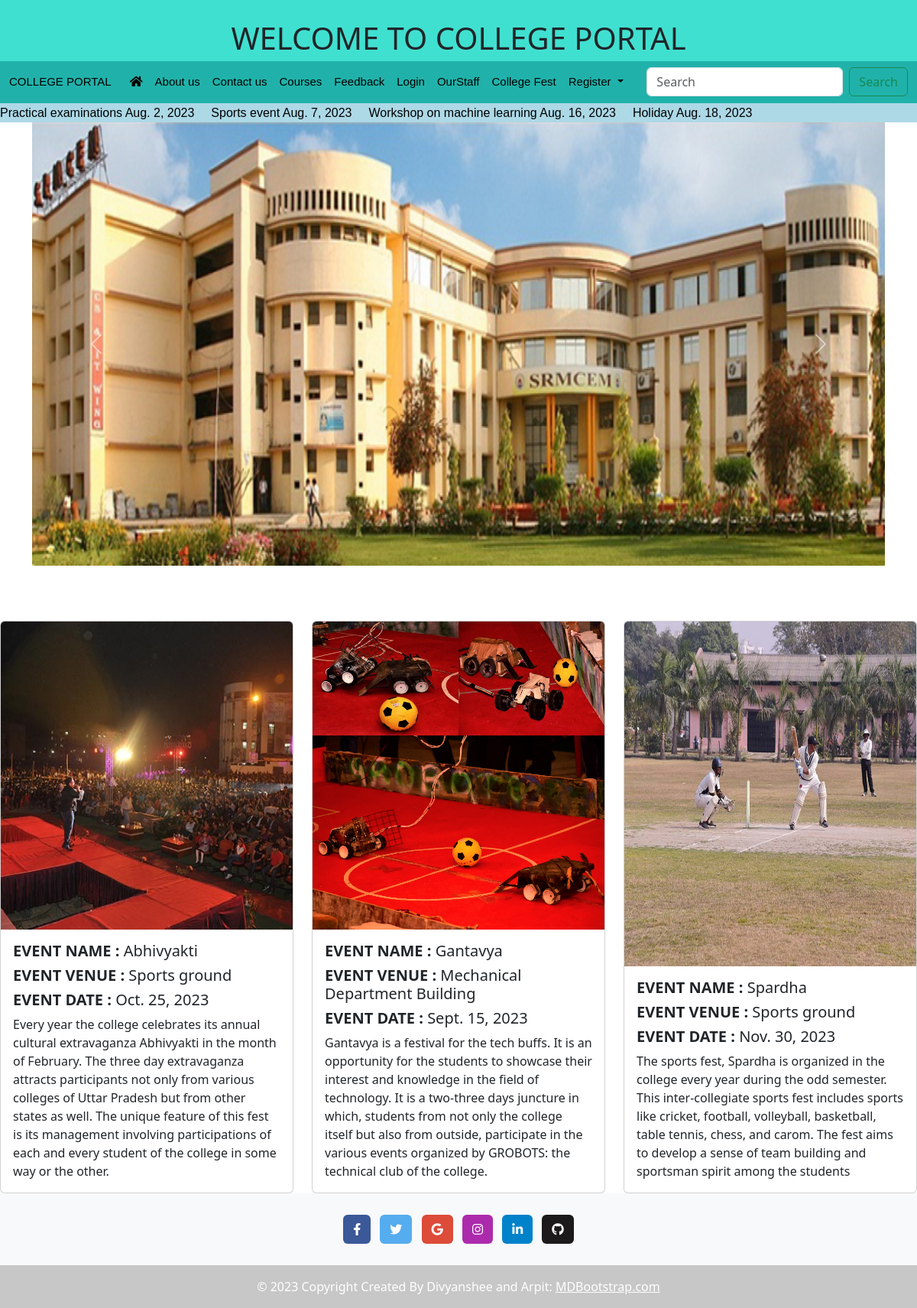
The page / on the database its author committed.
### myapp/models.py (models this page shows, shortened)
class Notice(models.Model):
    notice_contents=models.CharField(max_length=45)
    date=models.DateField(default=timezone.now)

class Event(models.Model):
    event_name=models.CharField(max_length=50)
    event_venue=models.CharField(max_length=100)
    event_pic=models.FileField(max_length=100,upload_to="myapp/event_pic",default="")
    event_description=models.TextField()
    event_date=models.DateField(default=timezone.now)

### myapp/views.py (the view)
# urls.py: path("",views.index,name="index"),
def index(request):
    notice_list=Notice.objects.all()
    event_list=Event.objects.all()
    notice_context={
        "notice_key":notice_list,
        "event_key":event_list
    }
    return render(request,"myapp/html/index.html",notice_context)

### myapp/templates/myapp/html/index.html (shortened to what this page needs)
<!DOCTYPE html>
{%load static%}
<html lang="en">
<head>
    {%include 'myapp/common/commoncss.html'%}
<body style="margin:0px;">
    <div style="width: 100%;height: 80px;background-color:turquoise;">
        <h1 style="text-align: center;line-height: 100px;margin-top: 0px;">WELCOME TO COLLEGE PORTAL</h1>
    </div>
    {%include 'myapp/common/commonheader.html'%}
    <marquee behavior="alternate" scrollamount="3" onmouseover="this.stop()" onmouseout="this.start()" style="background-color:lightblue;">
        {%for n in notice_key%}
        <span style="color:black;font-size: medium;font-family: arial;">{{n.notice_contents}} {{n.date}}&nbsp;&nbsp;&nbsp;&nbsp;</span>
        {%endfor%}
    </marquee>
    <div class="container">
        <div id="carouselExampleInterval" class="carousel slide" data-bs-ride="carousel">
            <div class="carousel-inner">
              <div class="carousel-item active" data-bs-interval="8000">
                <img src="{%static 'myapp/images/pic2.jpg'%}" class="d-block w-100" alt="..." style="height: 580px;">
              </div>
            </div>
            <button class="carousel-control-prev" type="button" data-bs-target="#carouselExampleInterval" data-bs-slide="prev">
              <span class="carousel-control-prev-icon" aria-hidden="true"></span>
            </button>
            <button class="carousel-control-next" type="button" data-bs-target="#carouselExampleInterval" data-bs-slide="next">
              <span class="carousel-control-next-icon" aria-hidden="true"></span>
            </button>
          </div>
    </div>
    <div class="row row-cols-1 row-cols-md-3 g-4 mt-5">
    {%for e in event_key%}
  <div class="col">
    <div class="card h-100">
      <img src="/media/{{e.event_pic}}" class="card-img-top"
        alt="Hollywood Sign on The Hill" style="width: 100%;height: 100%;" />
      <div class="card-body">
        <h5 class="card-title"><span style="font-weight: bolder;">EVENT NAME : </span> {{e.event_name}}</h5>
        <h5 class="card-title"><span style="font-weight: bolder;">EVENT VENUE : </span>{{e.event_venue}}</h5>
        <h5 class="card-title"><span style="font-weight: bolder;">EVENT DATE : </span>{{e.event_date}}</h5>
        <p class="card-text">
          {{e.event_description}}
      </div>
    </div>
  </div>
{%endfor%}
</div>
    {%include 'myapp/common/commonfooter.html'%}
</body>
</html>

### myapp/templates/myapp/common/commoncss.html (shortened to what this page needs)
{%load static%}
<link href="https://cdn.jsdelivr.net/npm/bootstrap@5.3.1/dist/css/bootstrap.min.css" rel="stylesheet">
<link rel="stylesheet" href="https://cdnjs.cloudflare.com/ajax/libs/font-awesome/5.9.0/css/all.min.css" />

### myapp/templates/myapp/common/commonheader.html (shortened to what this page needs)
<nav class="navbar navbar-expand-lg" style="background-color:lightseagreen;">
    <div class="container-fluid">
      <a class="navbar-brand" href="#">COLLEGE PORTAL</a>
      <div class="collapse navbar-collapse" id="navbarSupportedContent">
        <ul class="navbar-nav me-auto mb-2 mb-lg-0">
          <li class="nav-item">
            <a class="nav-link active" aria-current="page" href="{{'/'}}"><i class='fas fa-home'></i></a>
          </li>
          <li class="nav-item">
            <a class="nav-link" href="{{'/about/'}}">About us</a>
          </li>
          <li class="nav-item">
            <a class="nav-link" href="{{'/contact/'}}">Contact us</a>
          </li>
          <li class="nav-item">
            <a class="nav-link" href="{{'/courses/'}}">Courses</a>
          </li>
          <li class="nav-item">
            <a class="nav-link" href="{{'/feedback/'}}">Feedback</a>
          </li>
          <li class="nav-item">
            <a class="nav-link" href="{{'/login/'}}">Login</a>
          </li>
          <li class="nav-item">
            <a class="nav-link" href="{{'/ourstaff/'}}">OurStaff</a>
          </li>
          <li class="nav-item">
            <a class="nav-link" href="{{'/fest/'}}">College Fest</a>
          </li>
          <li class="nav-item dropdown">
            <a class="nav-link dropdown-toggle" href="#" role="button" data-bs-toggle="dropdown" aria-expanded="false">
              Register
            </a>
          </li>
        </ul>
        <form class="d-flex" role="search">
          <input class="form-control me-2" type="search" placeholder="Search" aria-label="Search">
          <button class="btn btn-outline-success" type="submit">Search</button>
        </form>
      </div>
    </div>
  </nav>

### myapp/templates/myapp/common/commonfooter.html
<footer class="bg-light text-center text-white">
    <div class="container p-4 pb-0">
      <section class="mb-4">
        <a
          class="btn text-white btn-floating m-1"
          style="background-color: #3b5998;"
          href="#!"
          role="button"
          ><i class="fab fa-facebook-f"></i
        ></a>
        <a
          class="btn text-white btn-floating m-1"
          style="background-color: #55acee;"
          href="#!"
          role="button"
          ><i class="fab fa-twitter"></i
        ></a>
        <a
          class="btn text-white btn-floating m-1"
          style="background-color: #dd4b39;"
          href="#!"
          role="button"
          ><i class="fab fa-google"></i
        ></a>
        <a
          class="btn text-white btn-floating m-1"
          style="background-color: #ac2bac;"
          href="#"
          role="button"
          ><i class="fab fa-instagram"></i
        ></a>
        <a
          class="btn text-white btn-floating m-1"
          style="background-color: #0082ca;"
          href="#!"
          role="button"
          ><i class="fab fa-linkedin-in"></i
        ></a>
        <a
          class="btn text-white btn-floating m-1"
          style="background-color: #1c1a1a;"
          href="#!"
          role="button"
          ><i class="fab fa-github"></i
        ></a>
      </section>
    </div>
    <div class="text-center p-3" style="background-color: rgba(0, 0, 0, 0.2);">
      © 2023 Copyright Created By Divyanshee and Arpit:
      <a class="text-white" href="https://mdbootstrap.com/">MDBootstrap.com</a>
    </div>
  </footer>

### myapp/templates/myapp/common/commonheader.html (style rules this page uses)
.nav-link { color:black; font-size: 15px; font-family: arial; }
.navbar-brand { color:black; font-size: 15px; font-family: arial; }

### rows shown on the page
Notice: notice_contents "Practical examinations", date "Aug. 2, 2023"
Notice: notice_contents "Sports event", date "Aug. 7, 2023"
Notice: notice_contents "Workshop on machine learning", date "Aug. 16, 2023"
Notice: notice_contents "Holiday", date "Aug. 18, 2023"
Event: event_pic (picture), event_name "Abhivyakti", event_venue "Sports ground", event_date "Oct. 25, 2023", event_description "Every year the college celebrates its annual cultural extravaganza Abhivyakti in the month of February. The three day extravaganza attracts participants not only from various colleges of Uttar Pradesh but from other states as well. The unique feature of this fest is its management involving participations of each and every student of the college in some way or the other."
Event: event_pic (picture), event_name "Gantavya", event_venue "Mechanical Department Building", event_date "Sept. 15, 2023", event_description "Gantavya is a festival for the tech buffs. It is an opportunity for the students to showcase their interest and knowledge in the field of technology. It is a two-three days juncture in which, students from not only the college itself but also from outside, participate in the various events organized by GROBOTS: the technical club of the college."
Event: event_pic (picture), event_name "Spardha", event_venue "Sports ground", event_date "Nov. 30, 2023", event_description "The sports fest, Spardha is organized in the college every year during the odd semester. This inter-collegiate sports fest includes sports like cricket, football, volleyball, basketball, table tennis, chess, and carom. The fest aims to develop a sense of team building and sportsman spirit among the students"
